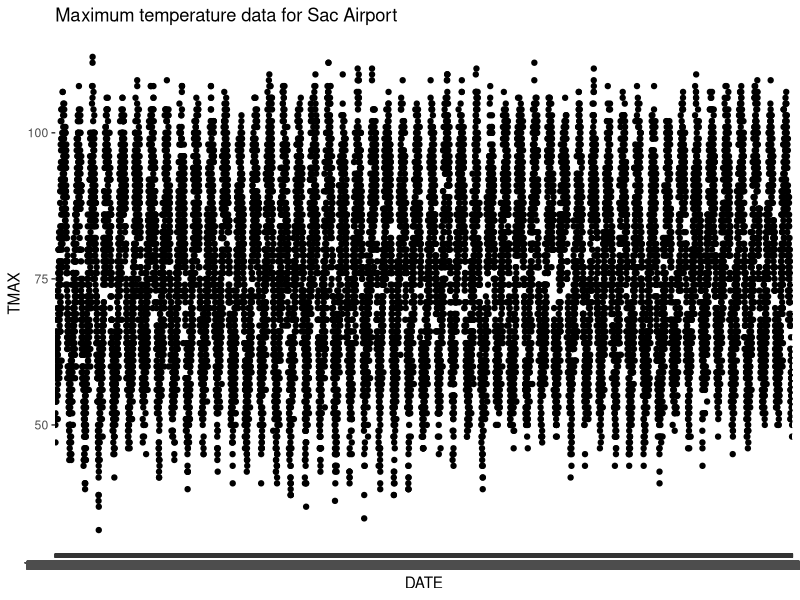
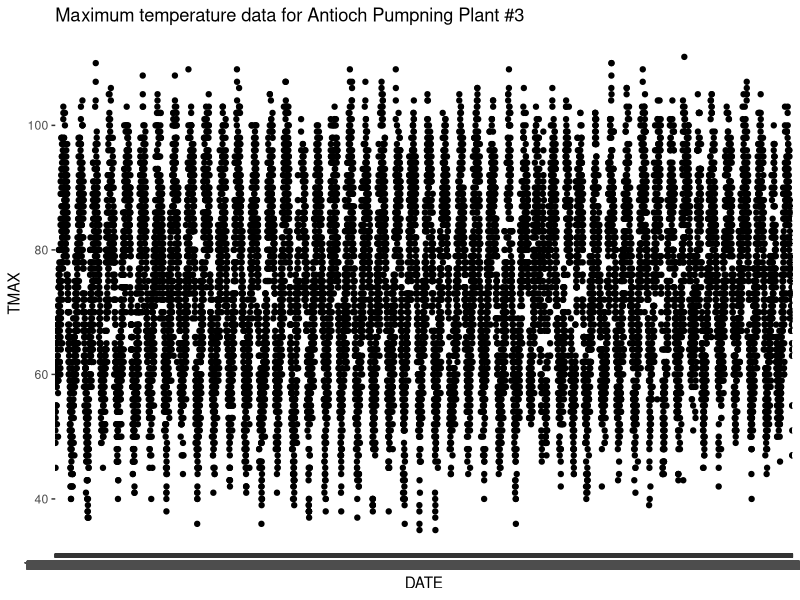
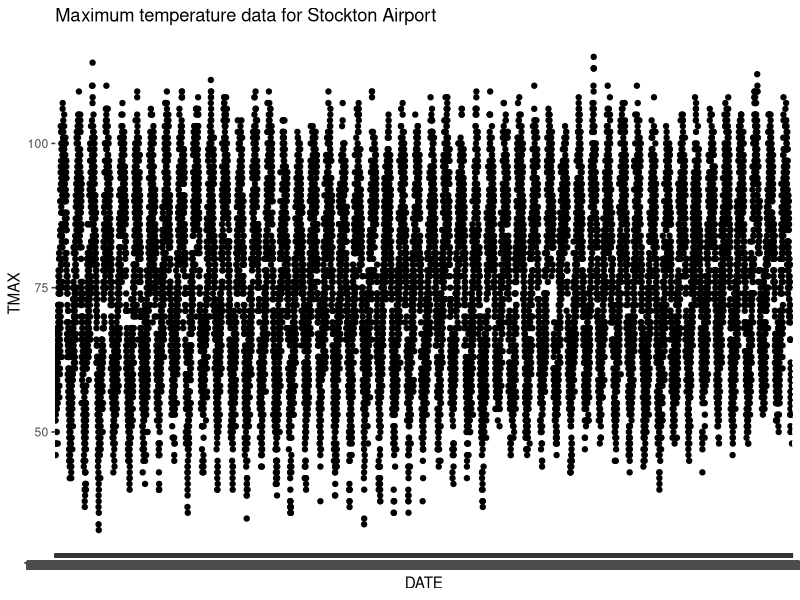
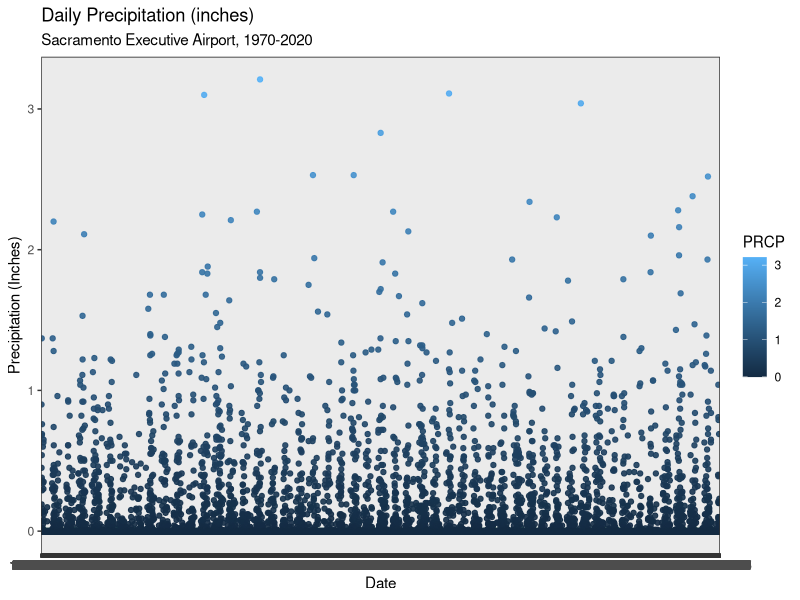
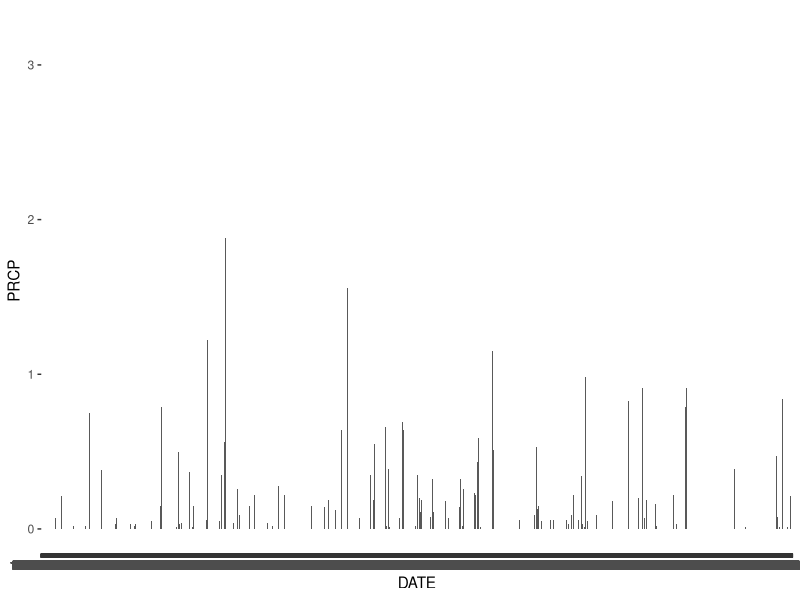
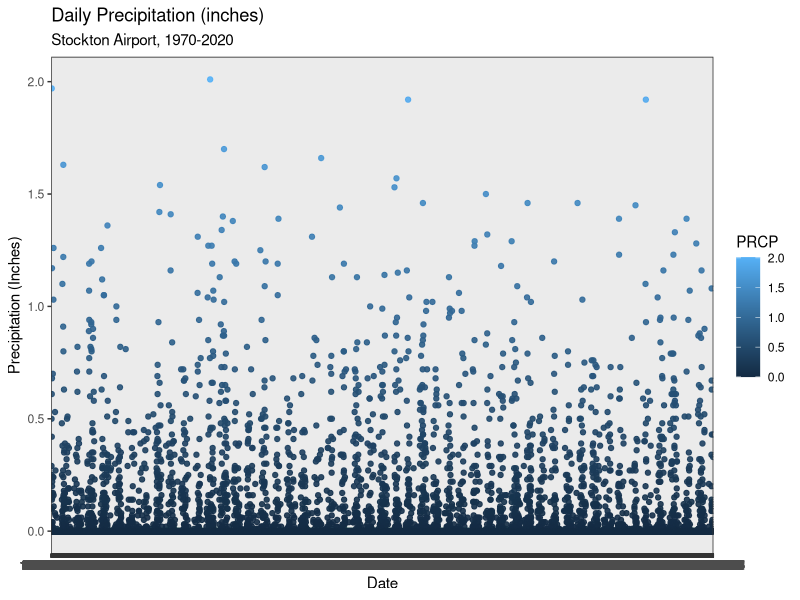
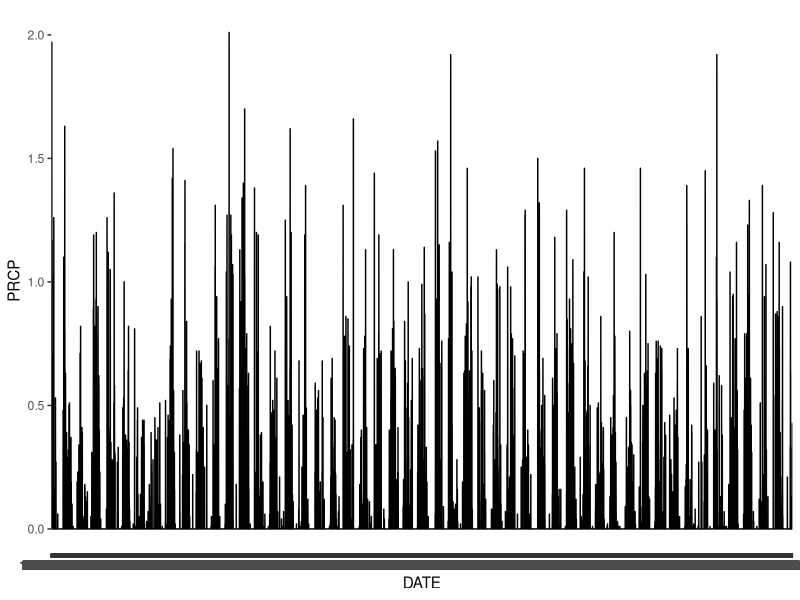

These figures' R source, in order: (Note: this script raises an error after producing the figures.)
library(tidyverse) 
library(ggplot2) 
library(readr)

daily_sac <- read.csv('Data/NCEI_GHCNDaily_2008720.csv', header=TRUE,
                              na.strings = c("NA", " ", "-999")) #read Sac Airport data
ggplot(daily_sac, aes(x = DATE, y = TMAX)) +
  geom_point() +
  labs(title = "Maximum temperature data for Sac Airport")

daily_anti <- read.csv('Data/NCEI_GHCNDaily_2008744.csv', header=TRUE,
                      na.strings = c("NA", " ", "-999")) #read Antioch Pumping Plant data
ggplot(daily_anti, aes(x = DATE, y = TMAX)) +
  geom_point() +
  labs(title = "Maximum temperature data for Antioch Pumpning Plant #3")

daily_stock <- read.csv('Data/NCEI_GHCNDaily_2008746.csv', header=TRUE,
                       na.strings = c("NA", " ", "-999")) #read Stockton data
ggplot(daily_stock, aes(x = DATE, y = TMAX)) +
  geom_point() +
  labs(title = "Maximum temperature data for Stockton Airport")

precip_plot <- ggplot(daily_sac,  aes(x = DATE, y = PRCP)) 

precip_plot + geom_point(alpha = 0.9, aes(color = PRCP)) +
  labs(x = "Date",
       y = "Precipitation (Inches)",
       title = "Daily Precipitation (inches)",
       subtitle = "Sacramento Executive Airport, 1970-2020") +
        theme_bw()
precip_plot + geom_bar(stat = "identity")

precip_plot <- ggplot(daily_stock,  aes(x = DATE, y = PRCP)) 

precip_plot + geom_point(alpha = 0.9, aes(color = PRCP)) + #stockton data
  labs(x = "Date",
       y = "Precipitation (Inches)",
       title = "Daily Precipitation (inches)",
       subtitle = "Stockton Airport, 1970-2020") +
  theme_bw()

precip_plot + geom_line(aes(group=1))


precip_plot + facet_grid(. ~ year)
